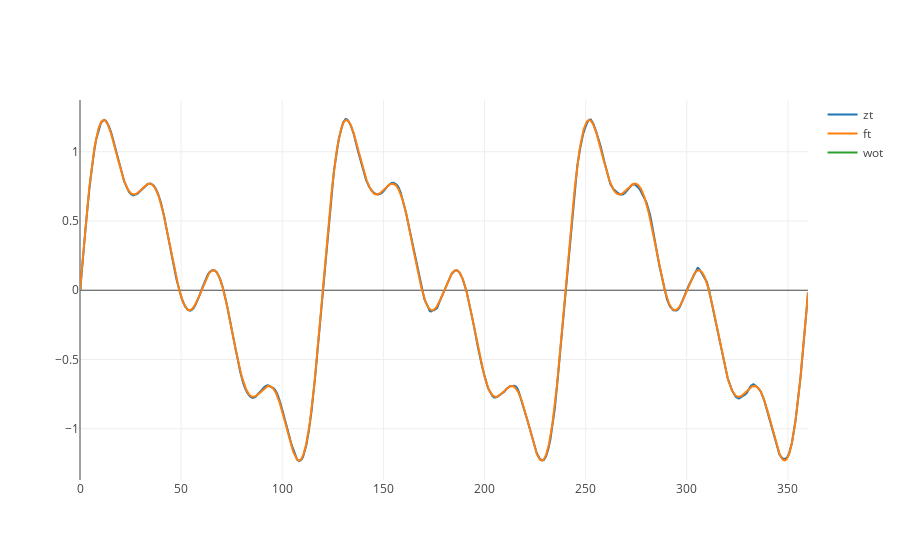
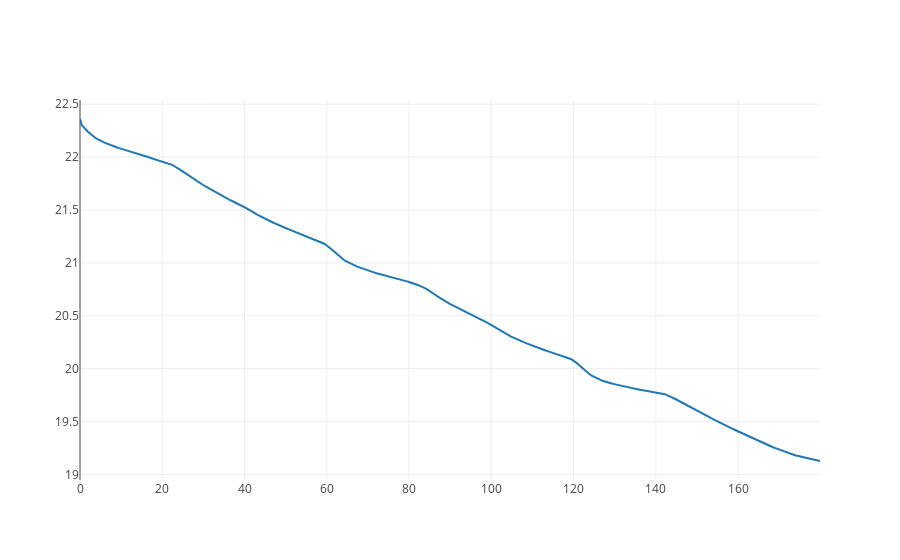

These figures' notebook cell, in order:
### Code cell
N=500
net = NeuronBath(N=N,alpha=1.0)
sim = Simulation(network=net,nsecs=360)
sim.run('run',train=True)
ts1 = sim.timeline

z_tr = Scatter(
    x=ts1,
    y=sim.zt,
    mode='lines',
    name='zt')
wo_tr = Scatter(
    x=ts1,
    y=sim.wot,
    mode='lines',
    name='wot')
ft_tr = Scatter(x=ts1,y=sim.ft,mode='lines',name='ft')
iplot([z_tr,ft_tr,wo_tr])

### Figure 1 — Plotly figure (JSON) as saved in the notebook; plotly's stock layout.template omitted (floating-point values rounded to 4 significant figures; data arrays with more than 128 entries replaced by an {"elided": "..."} marker saying what was removed)
{"data": [{"mode": "lines", "name": "zt", "type": "scatter", "x": {"elided": "3600 float values"}, "y": {"elided": "3600 float values"}}, {"mode": "lines", "name": "ft", "type": "scatter", "x": {"elided": "3600 float values"}, "y": {"elided": "3600 float values"}}, {"mode": "lines", "name": "wot", "type": "scatter", "x": {"elided": "3600 float values"}, "y": {"elided": "3600x1x1 float values"}}], "layout": {}}

### Figure 2 — Plotly figure (JSON) as saved in the notebook; plotly's stock layout.template omitted (floating-point values rounded to 4 significant figures; data arrays with more than 128 entries replaced by an {"elided": "..."} marker saying what was removed)
{"data": [{"x": {"elided": "3600 float values"}, "y": {"elided": "1800 float values"}}], "layout": {}}
